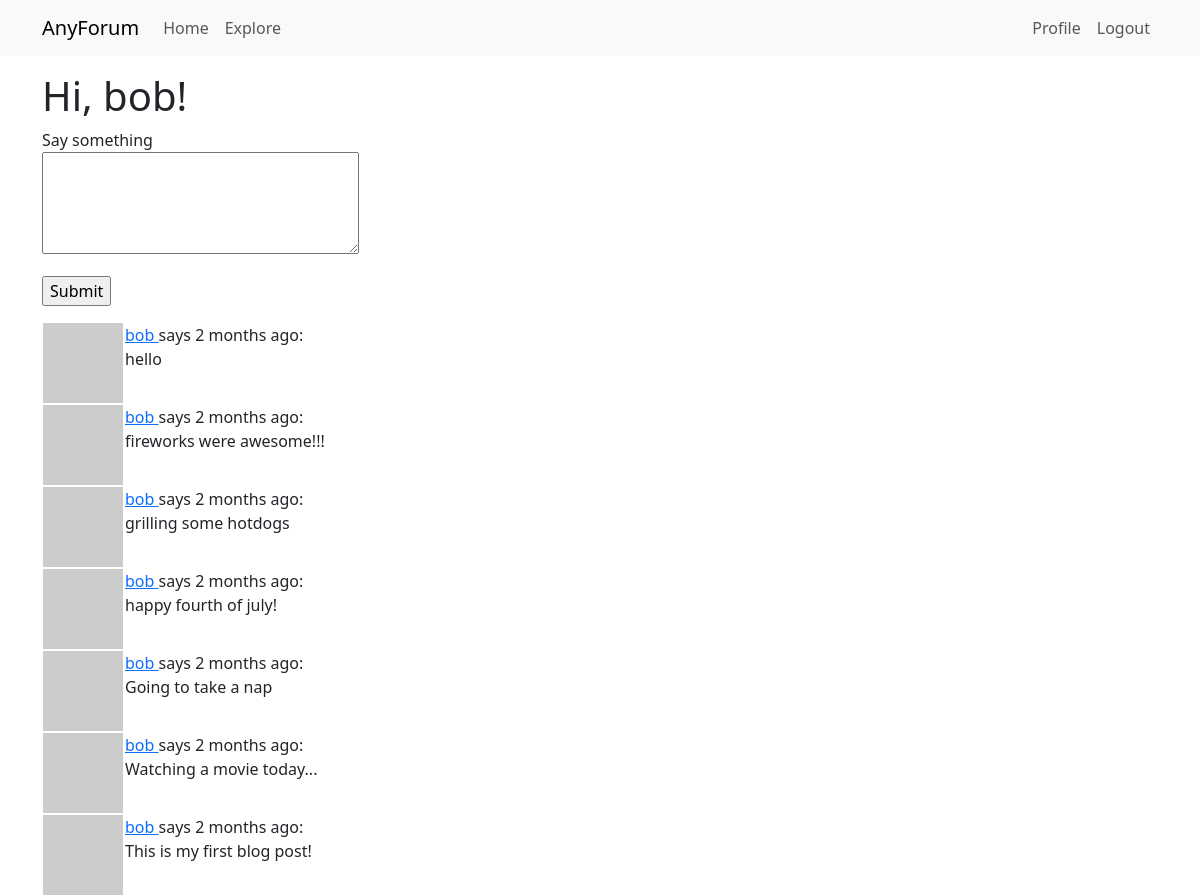
The app's page /index (signed in) with its own data.
### app/models.py (models this page shows, shortened)
class User(UserMixin, db.Model):
    id: so.Mapped[int] = so.mapped_column(primary_key=True)
    username: so.Mapped[str] = so.mapped_column(sa.String(64), index=True, unique=True)
    email: so.Mapped[str] = so.mapped_column(sa.String(120), index=True, unique=True)
    password_hash: so.Mapped[Optional[str]] = so.mapped_column(sa.String(256))
    posts: so.WriteOnlyMapped['Post'] = so.relationship(back_populates='author')
    about_me: so.Mapped[Optional[str]] = so.mapped_column(sa.String(140))
    last_seen: so.Mapped[Optional[datetime]] = so.mapped_column(default=lambda: datetime.now(timezone.utc))
    def avatar(self, size):
        digest = md5(self.email.lower().encode('utf-8')).hexdigest()
        return f'https://www.gravatar.com/avatar/{digest}?d=identicon&s={size}'
    following: so.WriteOnlyMapped['User'] = so.relationship(secondary=followers,
                                                            primaryjoin=(followers.c.follower_id == id),
                                                            secondaryjoin=(followers.c.followed_id == id),
                                                            back_populates='followers')
    followers: so.WriteOnlyMapped['User'] = so.relationship(secondary=followers,
                                                            primaryjoin=(followers.c.followed_id == id),
                                                            secondaryjoin=(followers.c.follower_id == id),
                                                            back_populates='following')
    def following_posts(self):
        Author = so.aliased(User)
        Follower = so.aliased(User)
        return (
            sa.select(Post)
            .join(Post.author.of_type(Author))
            .join(Author.followers.of_type(Follower), isouter=True)
            .where(sa.or_(
                Follower.id == self.id,
                Author.id == self.id
                ))
                .group_by(Post)
            .order_by(Post.timestamp.desc())
        )

class Post(db.Model):
    id: so.Mapped[int] = so.mapped_column(primary_key=True)
    body: so.Mapped[str] = so.mapped_column(sa.String(140))
    timestamp: so.Mapped[datetime] = so.mapped_column(index=True, default=lambda: datetime.now(timezone.utc))
    user_id: so.Mapped[int] = so.mapped_column(sa.ForeignKey(User.id), index=True)
    author: so.Mapped[User] = so.relationship(back_populates='posts')

### app/routes.py (the view)
@app.route('/', methods=['GET', 'POST'])
@app.route('/index', methods=['GET', 'POST'])
@login_required
def index():
    form = PostForm()
    if form.validate_on_submit():
        post = Post(body=form.post.data, author=current_user)
        db.session.add(post)
        db.session.commit()
        flash('Your post is now live!')
        return redirect(url_for('index'))
    page = request.args.get('page', 1, type=int)
    posts = db.paginate(current_user.following_posts(), page=page, per_page=app.config['POSTS_PER_PAGE'], error_out=False)
    next_url = url_for('index', page=posts.next_num) \
        if posts.has_next else None
    prev_url = url_for('index', page=posts.prev_num) \
        if posts.has_prev else None
    return render_template('index.html', title='Home', form=form, posts=posts.items, next_url=next_url, prev_url=prev_url)

### app/forms.py
class PostForm(FlaskForm):
    post = TextAreaField('Say something', validators=[
        DataRequired(), Length(min=1, max=140)])
    submit = SubmitField("Submit")

### app/models.py (called while the page is built)
@login.user_loader
def load_user(id):
    return db.session.get(User, int(id))

### app/routes.py (called while the page is built)
@app.before_request
def before_request():
    if current_user.is_authenticated:
        current_user.last_seen = datetime.now(timezone.utc)
        db.session.commit()

### app/templates/index.html (shortened to what this page needs)
{% extends "base.html" %}
{% block content %}
    <h1>Hi, {{current_user.username}}!</h1>
    {% if form %}
    <form action="" method="post">
        <p>
            {{ form.post.label }}<br>
            {{ form.post(cols=32, rows=4)}}<br>
        </p>
        <p>{{form.submit()}}</p>
    </form>
    {% endif %}
    {% for post in posts %}
        {% include '_post.html' %}
    {% endfor %}
{% endblock %}

### app/templates/_post.html
<table>
    <tr valign="top">
        <td><img src="{{ post.author.avatar(36) }}"></td>
        <td>
            <a href="{{ url_for('user', username=post.author.username) }}">
                {{ post.author.username}}
            </a> says {{moment(post.timestamp).fromNow()}}:
            <br>{{ post.body }}</td>
    </tr>
</table>

### records on screen
User: username "bob"
Post: author.username "bob", timestamp "2 months ago", body "hello"
Post: author.username "bob", timestamp "2 months ago", body "fireworks were awesome!!!"
Post: author.username "bob", timestamp "2 months ago", body "grilling some hotdogs"
Post: author.username "bob", timestamp "2 months ago", body "happy fourth of july!"
Post: author.username "bob", timestamp "2 months ago", body "Going to take a nap"
Post: author.username "bob", timestamp "2 months ago", body "Watching a movie today..."
Post: author.username "bob", timestamp "2 months ago", body "This is my first blog post!"
